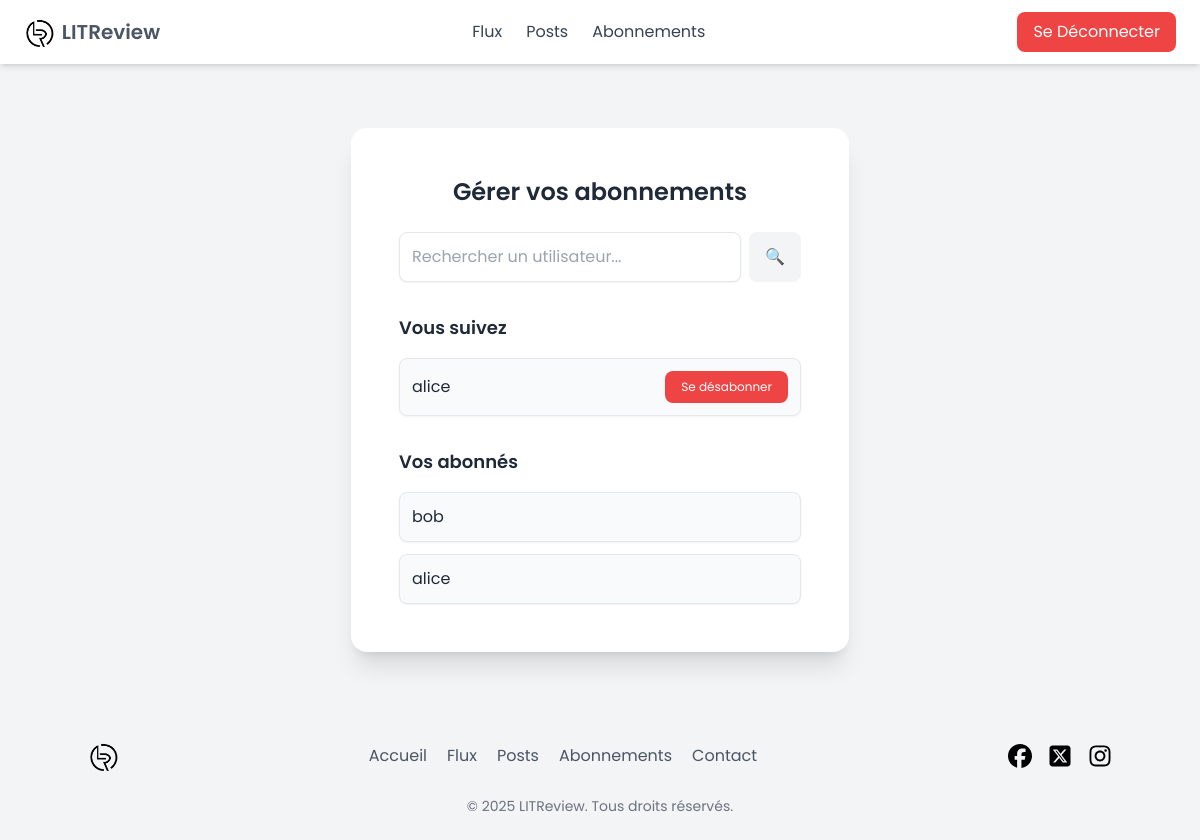
Page /follow/ (signed in) on the earlier database version.
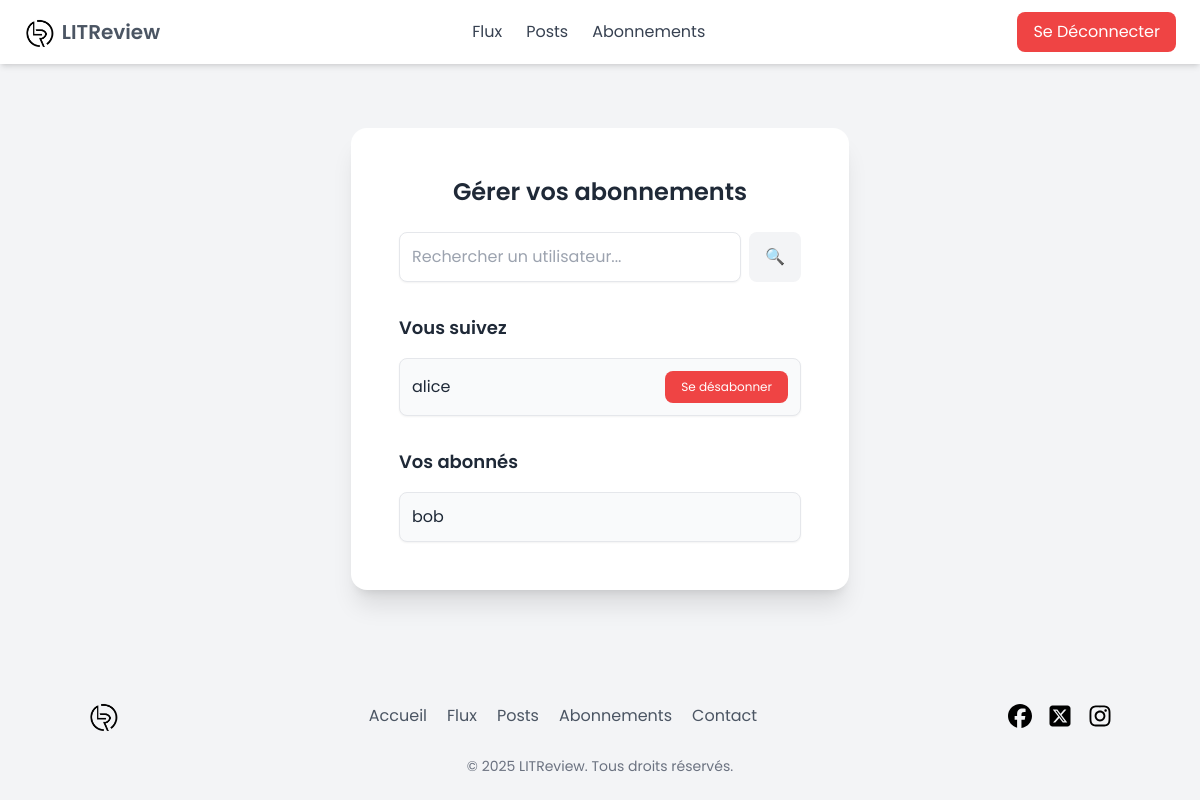
Same page on the later database version.
### listings/models.py (models this page shows, shortened)
class UserFollows(models.Model):
    user = models.ForeignKey(
        settings.AUTH_USER_MODEL,
        on_delete=models.CASCADE,
        related_name="following"
    )
    followed_user = models.ForeignKey(
        settings.AUTH_USER_MODEL,
        on_delete=models.CASCADE,
        related_name="followed_by"
    )
    class Meta:
        unique_together = ('user', 'followed_user')

class User(AbstractBaseUser):
    username = models.CharField(
        max_length=150,
        unique=True  # Vérification dans la base de données
    )
    date_joined = models.DateTimeField(auto_now_add=True)
    is_active = models.BooleanField(default=True)
    is_staff = models.BooleanField(default=False)
    is_superuser = models.BooleanField(default=False)
    objects = CustomUserManager()
    USERNAME_FIELD = "username"  # Plus besoin d'email ici
    REQUIRED_FIELDS = []  # Supprime l'email des champs obligatoires

### listings/views.py (the view, shortened to what this page needs)
# urls.py: path("follow/", follow_view, name="follow_view"),
@login_required
def follow_view(request):
    query = request.GET.get('search', '')
    following = UserFollows.objects.filter(user=request.user).select_related("followed_user")
    followers = UserFollows.objects.filter(followed_user=request.user).select_related("user")
    search_results = User.objects.exclude(id=request.user.id).filter(username__icontains=query) if query else []
    return render(request, "follow.html", {
        "following": following,
        "followers": followers,
        "search_results": search_results,
        "query": query
    })

### templates/follow.html (shortened to what this page needs)
{% extends "base.html" %}
{% load static %}
{% block content %}
<div class="max-w-4xl w-full mx-auto mt-10 bg-white p-8 rounded-2xl shadow-xl md:p-10 lg:p-12">
    <h2 class="text-2xl font-semibold text-center text-gray-800">Gérer vos abonnements</h2>
    <form method="GET" class="mt-6 flex space-x-2">
        <input type="text" name="search" value="{{ query }}" placeholder="Rechercher un utilisateur..."
               class="flex-1 p-3 border rounded-lg focus:outline-none focus:ring-2 focus:ring-blue-500 shadow-sm">
        <button type="submit"
                class="px-4 py-3 bg-gray-100 text-white rounded-lg hover:bg-gray-200 transition">
            🔍
        </button>
    </form>
    <h3 class="mt-8 text-lg font-semibold text-gray-800">Vous suivez</h3>
    <ul class="mt-4 space-y-3">
        {% for follow in following %}
            <li class="flex justify-between items-center p-3 bg-gray-50 border rounded-lg shadow-sm">
                <span class="text-gray-800">{{ follow.followed_user.username }}</span>
                <form method="post">
                    <button type="submit" name="action" value="unfollow"
                            class="bg-red-500 text-white text-xs px-4 py-2 rounded-lg hover:bg-red-600 transition">
                        Se désabonner
                    </button>
                </form>
            </li>
        {% endfor %}
    </ul>
    <h3 class="mt-8 text-lg font-semibold text-gray-800">Vos abonnés</h3>
    <ul class="mt-4 space-y-3">
        {% for follow in followers %}
            <li class="p-3 bg-gray-50 border rounded-lg shadow-sm text-gray-800">
                {{ follow.user.username }}
            </li>
        {% endfor %}
    </ul>
</div>
{% endblock %}

Differences in the rows shown:
removed UserFollows: user.username "alice", shown under "Vos abonnés"
